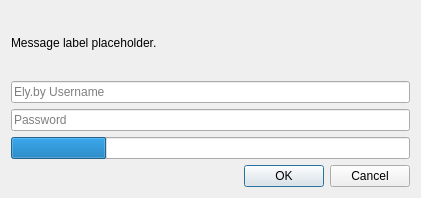
<?xml version="1.0" encoding="UTF-8"?>
<ui version="4.0">
 <class>LoginDialog</class>
 <widget class="QDialog" name="LoginDialog">
  <property name="geometry">
   <rect>
    <x>0</x>
    <y>0</y>
    <width>421</width>
    <height>198</height>
   </rect>
  </property>
  <property name="sizePolicy">
   <sizepolicy hsizetype="Fixed" vsizetype="Fixed">
    <horstretch>0</horstretch>
    <verstretch>0</verstretch>
   </sizepolicy>
  </property>
  <property name="windowTitle">
   <string>Add Account</string>
  </property>
  <layout class="QVBoxLayout" name="verticalLayout">
   <item>
    <widget class="QLabel" name="label">
     <property name="text">
      <string notr="true">Message label placeholder.</string>
     </property>
     <property name="textFormat">
      <enum>Qt::RichText</enum>
     </property>
     <property name="textInteractionFlags">
      <set>Qt::LinksAccessibleByKeyboard|Qt::LinksAccessibleByMouse|Qt::TextBrowserInteraction|Qt::TextSelectableByKeyboard|Qt::TextSelectableByMouse</set>
     </property>
    </widget>
   </item>
   <item>
    <widget class="QLineEdit" name="userTextBox">
     <property name="placeholderText">
      <string>Ely.by Username</string>
     </property>
    </widget>
   </item>
   <item>
    <widget class="QLineEdit" name="passTextBox">
     <property name="echoMode">
      <enum>QLineEdit::Password</enum>
     </property>
     <property name="placeholderText">
      <string>Password</string>
     </property>
    </widget>
   </item>
   <item>
    <widget class="QProgressBar" name="progressBar">
     <property name="value">
      <number>24</number>
     </property>
     <property name="textVisible">
      <bool>false</bool>
     </property>
    </widget>
   </item>
   <item>
    <widget class="QDialogButtonBox" name="buttonBox">
     <property name="orientation">
      <enum>Qt::Horizontal</enum>
     </property>
     <property name="standardButtons">
      <set>QDialogButtonBox::Cancel|QDialogButtonBox::Ok</set>
     </property>
    </widget>
   </item>
  </layout>
 </widget>
 <resources/>
 <connections/>
</ui>
